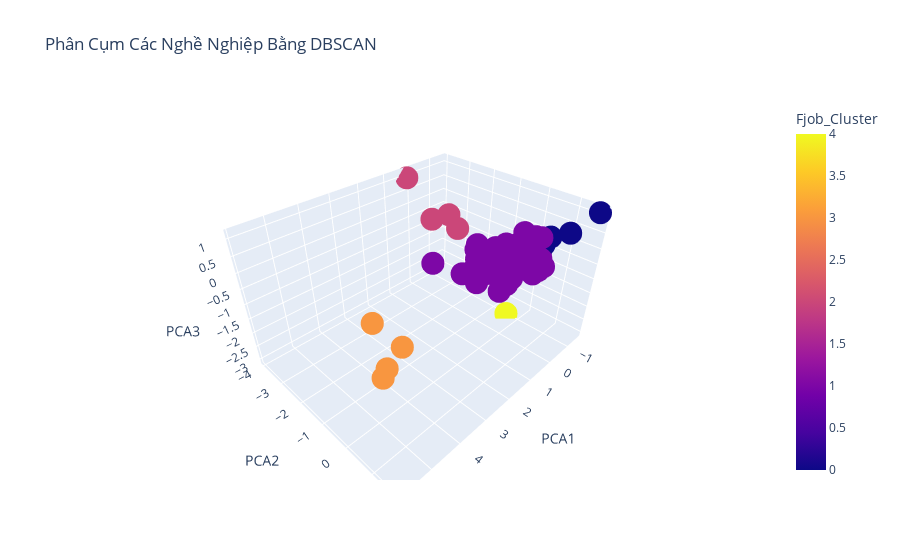

The code cell stored with this chart in its notebook:
### Code cell
# Giảm số chiều xuống 3 chiều để dễ dàng vẽ biểu đồ 3D
pca = PCA(n_components=3)
embedding_3d = pca.fit_transform(embeddings.numpy())
# Thêm kết quả PCA vào DataFrame
df['PCA1'] = embedding_3d[:, 0]
df['PCA2'] = embedding_3d[:, 1]
df['PCA3'] = embedding_3d[:, 2]

# Tạo biểu đồ 3D
fig = px.scatter_3d(df, x='PCA1', y='PCA2', z='PCA3', color='Fjob_Cluster', 
                    hover_data=['Fjob'],
                    title="Phân Cụm Các Nghề Nghiệp Bằng DBSCAN")

# Hiển thị biểu đồ
fig.show()

### Figure 1 — Plotly figure (JSON) as saved in the notebook; plotly's stock layout.template omitted (floating-point values rounded to 4 significant figures; data arrays with more than 128 entries replaced by an {"elided": "..."} marker saying what was removed)
{"data": [{"customdata": {"elided": "881x1 str values"}, "hovertemplate": "PCA1=%{x}<br>PCA2=%{y}<br>PCA3=%{z}<br>Fjob=%{customdata[0]}<br>Fjob_Cluster=%{marker.color}<extra></extra>", "legendgroup": "", "marker": {"color": {"elided": "881 int values"}, "coloraxis": "coloraxis", "symbol": "circle"}, "mode": "markers", "name": "", "scene": "scene", "showlegend": false, "type": "scatter3d", "x": {"elided": "881 float values"}, "y": {"elided": "881 float values"}, "z": {"elided": "881 float values"}}], "layout": {"coloraxis": {"colorbar": {"title": {"text": "Fjob_Cluster"}}, "colorscale": [[0, "#0d0887"], [0.1111, "#46039f"], [0.2222, "#7201a8"], [0.3333, "#9c179e"], [0.4444, "#bd3786"], [0.5556, "#d8576b"], [0.6667, "#ed7953"], [0.7778, "#fb9f3a"], [0.8889, "#fdca26"], [1, "#f0f921"]]}, "legend": {"tracegroupgap": 0}, "scene": {"domain": {"x": [0, 1], "y": [0, 1]}, "xaxis": {"title": {"text": "PCA1"}}, "yaxis": {"title": {"text": "PCA2"}}, "zaxis": {"title": {"text": "PCA3"}}}, "title": {"text": "Phân Cụm Các Nghề Nghiệp Bằng DBSCAN"}}}
